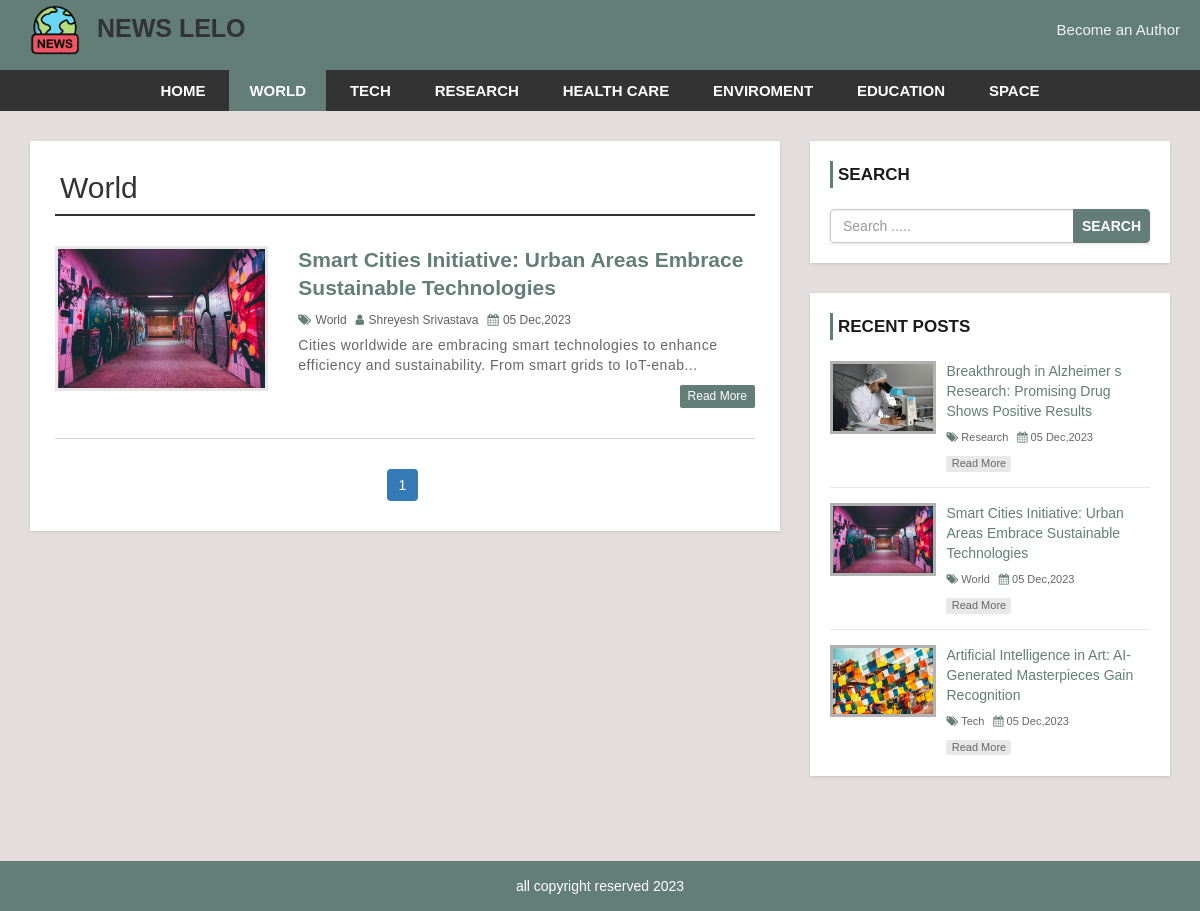
The app's page /category.php?catid=1 with its own data.
### tables this page shows
CREATE TABLE `settings` (
  `id` int NOT NULL,
  `title` varchar(255) DEFAULT NULL,
  `footer` varchar(255) DEFAULT NULL,
  `logo` varchar(255) DEFAULT NULL
);

CREATE TABLE `category` (
  `category_id` int NOT NULL,
  `category_name` varchar(255) DEFAULT NULL,
  `post` int DEFAULT '0'
);

CREATE TABLE `post` (
  `post_id` int NOT NULL,
  `title` varchar(255) DEFAULT NULL,
  `description` text,
  `category` int DEFAULT NULL,
  `post_date` varchar(20) DEFAULT NULL,
  `author` int DEFAULT NULL,
  `post_img` varchar(255) DEFAULT NULL
);

CREATE TABLE `user` (
  `user_id` int NOT NULL,
  `first_name` varchar(255) DEFAULT NULL,
  `last_name` varchar(255) DEFAULT NULL,
  `username` varchar(255) DEFAULT NULL,
  `password` varchar(255) DEFAULT NULL,
  `role` varchar(50) DEFAULT NULL
);

### category.php (the view, shortened to what this page needs)
<?php include 'header.php'; ?>
    <div id="main-content">
        <div class="container">
            <div class="row">
                <div class="col-md-8">
                    <div class="post-container">
                        <?php
                            if(isset($_GET['catid'])){
                                $catid=$_GET['catid'];
                            }
                            $sql1= "select * from category where category_id={$catid}";
                            $result1=mysqli_query($conn,$sql1) or die("did not run query");
                            $row1=mysqli_fetch_assoc($result1);
                        ?>
                        <h2 class="page-heading"><?php echo $row1['category_name']?></h2>
                            <?php
                                $data_one_page=3;
                                if(isset($_GET["pageno"])){
                                    $page=$_GET["pageno"];
                                }else{
                                    $page=1;
                                }
                                $offset=($page-1)*$data_one_page;
                                $sql="select post.post_id,post.description,post_img,post.title,post.category,category_name,post.post_date,post.author,user.first_name,user.last_name,user.username from post
                                left join category on post.category=category.category_id
                                left join user on post.author = user.user_id
                                WHERE category.category_id={$catid}
                                order by post_id desc LIMIT {$offset},{$data_one_page} ";
                                $res=mysqli_query($conn,$sql) or die("could not fetch data");
                                if(mysqli_num_rows($res)>0){
                                    while($row=mysqli_fetch_assoc($res)){
                            ?>
                                    <div class="post-content">
                                <div class="row">
                                    <div class="col-md-4">
                                        <a class="post-img" href="single.php?id=<?php echo $row['post_id'];?>"><img src="admin/upload/<?php echo $row['post_img']?>" alt=""/></a>
                                    </div>
                                    <div class="col-md-8">
                                        <div class="inner-content clearfix">
                                            <h3><a href="single.php?id=<?php echo $row['post_id'];?>"><?php echo $row['title']?></a></h3>
                                            <div class="post-information">
                                                <span>
                                                    <i class="fa fa-tags" aria-hidden="true"></i>
                                                    <a href="category.php?catid=<?php echo $row['category'];?>"><?php echo $row['category_name']?></a>
                                                </span>
                                                <span>
                                                    <i class="fa fa-user" aria-hidden="true"></i>
                                                    <a href="author.php?authorid=<?php echo $row['author'];?>"><?php echo $row['first_name']." ".$row['last_name']; ?></a>
                                                </span>
                                                <span>
                                                    <i class="fa fa-calendar" aria-hidden="true"></i>
                                                    <?php echo $row['post_date']?>
                                                </span>
                                            </div>
                                            <p class="description">
                                                <?php echo substr($row['description'],0,120)."...";?>
                                            </p>
                                            <a class='read-more pull-right' href='single.php?id=<?php echo $row['post_id'];?>'>read more</a>
                                        </div>
                                    </div>
                                </div>
                            </div>
                            <?php
                                    }
                                }
                            ?>
                            <ul class='pagination'>
                                <?php
                                    $totel_row= $row1['post'];
                                    $totel_pages=ceil($totel_row/$data_one_page);
                                        ?>
                                        <?php
                                    for($i=1;$i<=$totel_pages;$i++){
                                        ?>
                                            <li class="<?php echo $page==$i?"active":""; ?>"><a  href="category.php?catid=<?php echo $catid; ?>&pageno=<?php echo $i;?>"><?php echo $i ;?></a></li>
                                        <?php
                                    }
                                        ?>
                            </ul>
                    </div>
                </div>
                <?php include 'sidebar.php'; ?>
            </div>
        </div>
    </div>
<?php include 'footer.php'; ?>

### header.php (shortened to what this page needs)
<?php
include('admin/config.php');
?>
<?php
$sqlsettings="select * from settings";
$ressettings=mysqli_query($conn,$sqlsettings) or die("did not get the settings value");
$rowsettings=mysqli_fetch_assoc($ressettings);
?>
<!DOCTYPE html>
<html lang="en">
<head>
    <link rel="stylesheet" href="css/bootstrap.min.css" />
    <link rel="stylesheet" href="css/font-awesome.css">
    <link rel="stylesheet" href="css/style.css">
</head>
<body>
<header>
<nav>
    <div class="brand-info">
        <a href="index.php" id="logo_head"><img src="admin/<?php echo $rowsettings['logo']?>"> <span>NEWS LELO</span></a>
    </div>
    <div class="nav-info">
        <a href="becomeauthor.php">Become an Author</a>
    </div>
</nav>
</header>
<div id="menu-bar">
    <div class="container">
        <div class="row">
            <div class="col-md-12">
                <?php
                    if(isset($_GET['catid'])){
                        $cid=$_GET['catid'];
                    }
                    $sql="select * from category where post>0";
                    $res=mysqli_query($conn,$sql) or die("Query failded : category");
                    if(mysqli_num_rows($res)>0){
                        $active="";
                ?>
                    <ul class='menu'>
                        <li><a href='index.php'>HOME</a></li>
                <?php
                        while($row=mysqli_fetch_assoc($res)){
                            if(isset($_GET['catid'])){
                                if($cid==$row['category_id']){
                                    $active="active";
                                }else{
                                    $active="";
                                }
                            }
                ?>
                            <li><a class="<?php echo $active;?>" href='category.php?catid=<?php echo $row['category_id']?>'><?php echo $row['category_name']?></a></li>
                <?php
                        }
                    }
                ?>
                    </ul>
            </div>
        </div>
    </div>
</div>

### sidebar.php
<div id="sidebar" class="col-md-4">
    <div class="search-box-container">
        <h4>Search</h4>
        <form class="search-post" action="search.php" method ="GET">
            <div class="input-group">
                <input type="text" name="searchterm" class="form-control" placeholder="Search .....">
                <span class="input-group-btn">
                    <button type="submit" class="btn btn-danger">Search</button>
                </span>
            </div>
        </form>
    </div>
    <div class="recent-post-container">
        <h4>Recent Posts</h4>
        <?php
            $data_one_page=3;
            $sql="select post.post_id,post_img,post.title,post.category,category_name,post.post_date,post.author from post
            left join category on post.category=category.category_id
            order by post_id desc LIMIT {$data_one_page}";
            $res=mysqli_query($conn,$sql) or die("could not fetch data");
            if(mysqli_num_rows($res)>0){
                while($row=mysqli_fetch_assoc($res)){
        ?>
                    <div class="recent-post">
                        <a class="post-img" href="single.php?id=<?php echo $row['post_id'];?>"><img src="admin/upload/<?php echo $row['post_img']?>" alt=""/></a>
                        <div class="post-content">
                            <h5><a href="single.php?id=<?php echo $row['post_id'];?>"><?php echo $row['title']?></a></h5>
                            <span>
                                <i class="fa fa-tags" aria-hidden="true"></i>
                                <a href="category.php?catid=<?php echo $row['category'];?>"><?php echo $row['category_name']?></a>
                            </span>
                            <span>
                                <i class="fa fa-calendar" aria-hidden="true"></i>
                                <?php echo $row['post_date']?>
                            </span>
                            <a class="read-more" href="single.php?id=<?php echo $row['post_id'];?>">read more</a>
                        </div>
                    </div>
        <?php
                }
            }
        ?>
    </div>
</div>

### footer.php
<?php
$sqlsettings="select * from settings";
$ressettings=mysqli_query($conn,$sqlsettings) or die("did not get the settings value");
$rowsettings=mysqli_fetch_assoc($ressettings);
?>
<div id ="footer">
    <div class="container">
        <div class="row">
            <div class="col-md-12">
                <span><?php echo $rowsettings['footer'];?></span>
            </div>
        </div>
    </div>
</div>
</body>
</html>

### records on screen
settings: logo (picture), footer "all copyright reserved 2023"
category: category_name "WORLD", category_name "World"
category: category_name "TECH"
category: category_name "RESEARCH"
category: category_name "HEALTH CARE"
category: category_name "ENVIROMENT"
category: category_name "EDUCATION"
category: category_name "SPACE"
post: post_img (picture), title "Smart Cities Initiative: Urban Areas Embrace Sustainable Technologies", category.category_name "World", user.first_name "Shreyesh", user.last_name "Srivastava", post_date "05 Dec,2023", description "Cities worldwide are embracing smart technologies to enhance efficiency and sustainability. From smart grids to IoT-enab"
post: post_img (picture), title "Breakthrough in Alzheimer s Research: Promising Drug Shows Positive Results", category.category_name "Research", post_date "05 Dec,2023"
post: post_img (picture), title "Artificial Intelligence in Art: AI-Generated Masterpieces Gain Recognition", category.category_name "Tech", post_date "05 Dec,2023"
